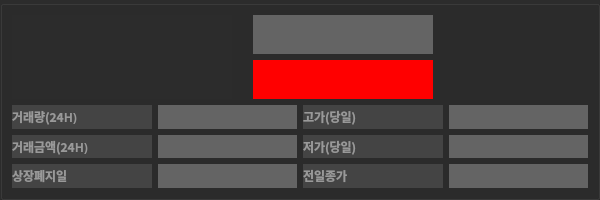
<?xml version="1.0" encoding="UTF-8"?>
<ui version="4.0">
 <class>Form</class>
 <widget class="QWidget" name="Form">
  <property name="geometry">
   <rect>
    <x>0</x>
    <y>0</y>
    <width>600</width>
    <height>200</height>
   </rect>
  </property>
  <property name="windowTitle">
   <string>Form</string>
  </property>
  <property name="styleSheet">
   <string notr="true">background-color:#2c2c2c</string>
  </property>
  <layout class="QVBoxLayout" name="verticalLayout">
   <property name="spacing">
    <number>0</number>
   </property>
   <property name="leftMargin">
    <number>0</number>
   </property>
   <property name="topMargin">
    <number>0</number>
   </property>
   <property name="rightMargin">
    <number>0</number>
   </property>
   <property name="bottomMargin">
    <number>0</number>
   </property>
   <item>
    <widget class="QGroupBox" name="groupBox">
     <property name="styleSheet">
      <string notr="true">background-color:#2c2c2c</string>
     </property>
     <property name="title">
      <string/>
     </property>
     <layout class="QVBoxLayout" name="verticalLayout_5">
      <property name="spacing">
       <number>6</number>
      </property>
      <property name="leftMargin">
       <number>9</number>
      </property>
      <property name="topMargin">
       <number>9</number>
      </property>
      <property name="rightMargin">
       <number>9</number>
      </property>
      <property name="bottomMargin">
       <number>9</number>
      </property>
      <item>
       <layout class="QHBoxLayout" name="horizontalLayout">
        <item>
         <widget class="QLabel" name="label_TickerName">
          <property name="minimumSize">
           <size>
            <width>220</width>
            <height>0</height>
           </size>
          </property>
          <property name="font">
           <font>
            <family>맑은 고딕</family>
            <pointsize>16</pointsize>
            <weight>75</weight>
            <bold>true</bold>
           </font>
          </property>
          <property name="styleSheet">
           <string notr="true">color:white</string>
          </property>
          <property name="text">
           <string/>
          </property>
          <property name="alignment">
           <set>Qt::AlignCenter</set>
          </property>
         </widget>
        </item>
        <item>
         <spacer name="horizontalSpacer_2">
          <property name="orientation">
           <enum>Qt::Horizontal</enum>
          </property>
          <property name="sizeType">
           <enum>QSizePolicy::Fixed</enum>
          </property>
          <property name="sizeHint" stdset="0">
           <size>
            <width>15</width>
            <height>0</height>
           </size>
          </property>
         </spacer>
        </item>
        <item>
         <layout class="QVBoxLayout" name="verticalLayout_2">
          <item>
           <widget class="QLabel" name="label_CurPrice">
            <property name="minimumSize">
             <size>
              <width>180</width>
              <height>0</height>
             </size>
            </property>
            <property name="font">
             <font>
              <family>맑은 고딕</family>
              <pointsize>14</pointsize>
              <weight>75</weight>
              <bold>true</bold>
             </font>
            </property>
            <property name="styleSheet">
             <string notr="true">background-color:#646464; color:white</string>
            </property>
            <property name="text">
             <string/>
            </property>
           </widget>
          </item>
          <item>
           <widget class="QLabel" name="label_ChangeRate">
            <property name="font">
             <font>
              <family>맑은 고딕</family>
              <pointsize>14</pointsize>
             </font>
            </property>
            <property name="styleSheet">
             <string notr="true">background-color:red; color:white</string>
            </property>
            <property name="text">
             <string/>
            </property>
           </widget>
          </item>
         </layout>
        </item>
        <item>
         <spacer name="horizontalSpacer">
          <property name="orientation">
           <enum>Qt::Horizontal</enum>
          </property>
          <property name="sizeHint" stdset="0">
           <size>
            <width>40</width>
            <height>20</height>
           </size>
          </property>
         </spacer>
        </item>
       </layout>
      </item>
      <item>
       <layout class="QGridLayout" name="gridLayout" rowstretch="0,0,0" columnstretch="0,0,0,0" rowminimumheight="0,0,0" columnminimumwidth="0,0,0,0">
        <property name="sizeConstraint">
         <enum>QLayout::SetNoConstraint</enum>
        </property>
        <property name="leftMargin">
         <number>0</number>
        </property>
        <property name="topMargin">
         <number>0</number>
        </property>
        <item row="0" column="2">
         <widget class="QLabel" name="label_HighPriceDesc">
          <property name="font">
           <font>
            <family>맑은 고딕</family>
            <pointsize>9</pointsize>
            <weight>75</weight>
            <bold>true</bold>
           </font>
          </property>
          <property name="styleSheet">
           <string notr="true">background-color:#444444; color:#999999</string>
          </property>
          <property name="text">
           <string>고가(당일)</string>
          </property>
         </widget>
        </item>
        <item row="0" column="1">
         <widget class="QLabel" name="label_VolumeValue">
          <property name="font">
           <font>
            <family>맑은 고딕</family>
            <pointsize>9</pointsize>
            <weight>75</weight>
            <bold>true</bold>
           </font>
          </property>
          <property name="styleSheet">
           <string notr="true">background-color:#646464; color:white</string>
          </property>
          <property name="text">
           <string/>
          </property>
         </widget>
        </item>
        <item row="2" column="0">
         <widget class="QLabel" name="label_DelistingDateDesc">
          <property name="font">
           <font>
            <family>맑은 고딕</family>
            <pointsize>9</pointsize>
            <weight>75</weight>
            <bold>true</bold>
           </font>
          </property>
          <property name="styleSheet">
           <string notr="true">background-color:#444444; color:#999999</string>
          </property>
          <property name="text">
           <string>상장폐지일</string>
          </property>
         </widget>
        </item>
        <item row="1" column="0">
         <widget class="QLabel" name="label_TradeAmountDesc">
          <property name="font">
           <font>
            <family>맑은 고딕</family>
            <pointsize>9</pointsize>
            <weight>75</weight>
            <bold>true</bold>
           </font>
          </property>
          <property name="styleSheet">
           <string notr="true">background-color:#444444; color:#999999</string>
          </property>
          <property name="text">
           <string>거래금액(24H)</string>
          </property>
         </widget>
        </item>
        <item row="0" column="0">
         <widget class="QLabel" name="label_VolumeDesc">
          <property name="font">
           <font>
            <family>맑은 고딕</family>
            <pointsize>9</pointsize>
            <weight>75</weight>
            <bold>true</bold>
           </font>
          </property>
          <property name="styleSheet">
           <string notr="true">background-color:#444444; color:#999999</string>
          </property>
          <property name="text">
           <string>거래량(24H)</string>
          </property>
         </widget>
        </item>
        <item row="0" column="3">
         <widget class="QLabel" name="label_HighPriceValue">
          <property name="font">
           <font>
            <family>맑은 고딕</family>
            <pointsize>9</pointsize>
            <weight>75</weight>
            <bold>true</bold>
           </font>
          </property>
          <property name="styleSheet">
           <string notr="true">background-color:#646464; color:white</string>
          </property>
          <property name="text">
           <string/>
          </property>
         </widget>
        </item>
        <item row="1" column="1">
         <widget class="QLabel" name="label_TradeAmountValue">
          <property name="font">
           <font>
            <family>맑은 고딕</family>
            <pointsize>9</pointsize>
            <weight>75</weight>
            <bold>true</bold>
           </font>
          </property>
          <property name="styleSheet">
           <string notr="true">background-color:#646464; color:white</string>
          </property>
          <property name="text">
           <string/>
          </property>
         </widget>
        </item>
        <item row="2" column="1">
         <widget class="QLabel" name="label_DelistingDateValue">
          <property name="font">
           <font>
            <family>맑은 고딕</family>
            <pointsize>9</pointsize>
            <weight>75</weight>
            <bold>true</bold>
           </font>
          </property>
          <property name="styleSheet">
           <string notr="true">background-color:#646464; color:white</string>
          </property>
          <property name="text">
           <string/>
          </property>
         </widget>
        </item>
        <item row="1" column="2">
         <widget class="QLabel" name="label_LowPriceDesc">
          <property name="font">
           <font>
            <family>맑은 고딕</family>
            <pointsize>9</pointsize>
            <weight>75</weight>
            <bold>true</bold>
           </font>
          </property>
          <property name="styleSheet">
           <string notr="true">background-color:#444444; color:#999999</string>
          </property>
          <property name="text">
           <string>저가(당일)</string>
          </property>
         </widget>
        </item>
        <item row="2" column="2">
         <widget class="QLabel" name="label_EndPriceDesc">
          <property name="font">
           <font>
            <family>맑은 고딕</family>
            <pointsize>9</pointsize>
            <weight>75</weight>
            <bold>true</bold>
           </font>
          </property>
          <property name="styleSheet">
           <string notr="true">background-color:#444444; color:#999999</string>
          </property>
          <property name="text">
           <string>전일종가</string>
          </property>
         </widget>
        </item>
        <item row="1" column="3">
         <widget class="QLabel" name="label_LowPriceValue">
          <property name="font">
           <font>
            <family>맑은 고딕</family>
            <pointsize>9</pointsize>
            <weight>75</weight>
            <bold>true</bold>
           </font>
          </property>
          <property name="styleSheet">
           <string notr="true">background-color:#646464; color:white</string>
          </property>
          <property name="text">
           <string/>
          </property>
         </widget>
        </item>
        <item row="2" column="3">
         <widget class="QLabel" name="label_EndPriceValue">
          <property name="font">
           <font>
            <family>맑은 고딕</family>
            <pointsize>9</pointsize>
            <weight>75</weight>
            <bold>true</bold>
           </font>
          </property>
          <property name="styleSheet">
           <string notr="true">background-color:#646464; color:white</string>
          </property>
          <property name="text">
           <string/>
          </property>
         </widget>
        </item>
       </layout>
      </item>
     </layout>
    </widget>
   </item>
  </layout>
 </widget>
 <resources/>
 <connections/>
</ui>
